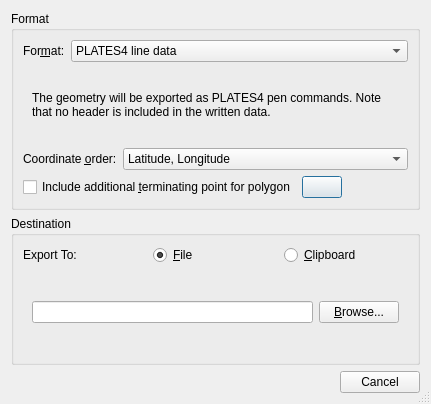
<ui version="4.0" >
 <class>ExportCoordinatesDialog</class>
 <widget class="QDialog" name="ExportCoordinatesDialog" >
  <property name="windowModality" >
   <enum>Qt::WindowModal</enum>
  </property>
  <property name="geometry" >
   <rect>
    <x>0</x>
    <y>0</y>
    <width>431</width>
    <height>404</height>
   </rect>
  </property>
  <property name="windowTitle" >
   <string>Export Coordinates</string>
  </property>
  <property name="windowIcon" >
   <iconset resource="../qt-resources/qt_widgets.qrc" >
    <normaloff>:/gplates_logo_16.png</normaloff>:/gplates_logo_16.png</iconset>
  </property>
  <property name="sizeGripEnabled" >
   <bool>true</bool>
  </property>
  <property name="modal" >
   <bool>true</bool>
  </property>
  <layout class="QVBoxLayout" >
   <item>
    <widget class="QGroupBox" name="groupbox_format" >
     <property name="title" >
      <string>Format</string>
     </property>
     <layout class="QVBoxLayout" >
      <item>
       <layout class="QHBoxLayout" >
        <item>
         <widget class="QLabel" name="label_format" >
          <property name="text" >
           <string>For&amp;mat:</string>
          </property>
          <property name="buddy" >
           <cstring>combobox_format</cstring>
          </property>
         </widget>
        </item>
        <item>
         <widget class="QComboBox" name="combobox_format" >
          <property name="sizePolicy" >
           <sizepolicy vsizetype="Fixed" hsizetype="Expanding" >
            <horstretch>0</horstretch>
            <verstretch>0</verstretch>
           </sizepolicy>
          </property>
          <item>
           <property name="text" >
            <string>PLATES4 line data</string>
           </property>
          </item>
          <item>
           <property name="text" >
            <string>Generic Mapping Tools (GMT)</string>
           </property>
          </item>
          <item>
           <property name="text" >
            <string>ESRI Shapefile</string>
           </property>
          </item>
          <item>
           <property name="text" >
            <string>Well-Known Text (WKT)</string>
           </property>
          </item>
          <item>
           <property name="text" >
            <string>Comma Separated Value (CSV)</string>
           </property>
          </item>
         </widget>
        </item>
       </layout>
      </item>
      <item>
       <widget class="QStackedWidget" name="stack_format_options" >
        <property name="currentIndex" >
         <number>0</number>
        </property>
        <widget class="QWidget" name="page_format_plates4" >
         <property name="geometry" >
          <rect>
           <x>0</x>
           <y>0</y>
           <width>391</width>
           <height>84</height>
          </rect>
         </property>
         <layout class="QVBoxLayout" >
          <item>
           <widget class="QLabel" name="label_info_plates4" >
            <property name="text" >
             <string>The geometry will be exported as PLATES4 pen commands. Note that no header is included in the written data.</string>
            </property>
            <property name="wordWrap" >
             <bool>true</bool>
            </property>
           </widget>
          </item>
         </layout>
        </widget>
        <widget class="QWidget" name="page_format_gmt" >
         <property name="geometry" >
          <rect>
           <x>0</x>
           <y>0</y>
           <width>391</width>
           <height>84</height>
          </rect>
         </property>
         <layout class="QVBoxLayout" >
          <item>
           <widget class="QLabel" name="label_info_gmt" >
            <property name="text" >
             <string>The geometry will be exported in a format suitable for use in GMT scripts.</string>
            </property>
            <property name="wordWrap" >
             <bool>true</bool>
            </property>
           </widget>
          </item>
         </layout>
        </widget>
        <widget class="QWidget" name="page_format_shapefile" >
         <property name="geometry" >
          <rect>
           <x>0</x>
           <y>0</y>
           <width>391</width>
           <height>84</height>
          </rect>
         </property>
         <layout class="QGridLayout" >
          <item row="0" column="0" >
           <widget class="QLabel" name="label_info_shapefile" >
            <property name="text" >
             <string>The geometry will be exported in ESRI Shapefile format. Only default attributes will be created.</string>
            </property>
            <property name="wordWrap" >
             <bool>true</bool>
            </property>
           </widget>
          </item>
         </layout>
        </widget>
        <widget class="QWidget" name="page_format_wkt" >
         <property name="geometry" >
          <rect>
           <x>0</x>
           <y>0</y>
           <width>391</width>
           <height>84</height>
          </rect>
         </property>
         <layout class="QVBoxLayout" >
          <item>
           <widget class="QLabel" name="label_info_wkt" >
            <property name="text" >
             <string>The geometry will be exported using the "Well Known Text" format.</string>
            </property>
            <property name="wordWrap" >
             <bool>true</bool>
            </property>
           </widget>
          </item>
         </layout>
        </widget>
        <widget class="QWidget" name="page_format_csv" >
         <property name="geometry" >
          <rect>
           <x>0</x>
           <y>0</y>
           <width>100</width>
           <height>30</height>
          </rect>
         </property>
         <layout class="QVBoxLayout" >
          <item>
           <widget class="QLabel" name="label_info_csv" >
            <property name="text" >
             <string>The geometry will be exported as CSV data with the following parameters:</string>
            </property>
            <property name="wordWrap" >
             <bool>true</bool>
            </property>
           </widget>
          </item>
          <item>
           <layout class="QHBoxLayout" >
            <item>
             <widget class="QLabel" name="label_csv_delimiter" >
              <property name="text" >
               <string>&amp;Delimiter:</string>
              </property>
              <property name="buddy" >
               <cstring>combobox_csv_delimiter</cstring>
              </property>
             </widget>
            </item>
            <item>
             <widget class="QComboBox" name="combobox_csv_delimiter" >
              <item>
               <property name="text" >
                <string>Comma</string>
               </property>
              </item>
              <item>
               <property name="text" >
                <string>Semicolon</string>
               </property>
              </item>
              <item>
               <property name="text" >
                <string>Tab</string>
               </property>
              </item>
              <item>
               <property name="text" >
                <string>Space</string>
               </property>
              </item>
             </widget>
            </item>
           </layout>
          </item>
         </layout>
        </widget>
       </widget>
      </item>
      <item>
       <layout class="QHBoxLayout" >
        <item>
         <widget class="QLabel" name="label_coordinate_order" >
          <property name="text" >
           <string>Coordinate &amp;order:</string>
          </property>
          <property name="buddy" >
           <cstring>combobox_coordinate_order</cstring>
          </property>
         </widget>
        </item>
        <item>
         <widget class="QComboBox" name="combobox_coordinate_order" >
          <property name="sizePolicy" >
           <sizepolicy vsizetype="Fixed" hsizetype="Expanding" >
            <horstretch>0</horstretch>
            <verstretch>0</verstretch>
           </sizepolicy>
          </property>
          <item>
           <property name="text" >
            <string>Latitude, Longitude</string>
           </property>
          </item>
          <item>
           <property name="text" >
            <string>Longitude, Latitude</string>
           </property>
          </item>
         </widget>
        </item>
       </layout>
      </item>
      <item>
       <layout class="QHBoxLayout" >
        <item>
         <widget class="QCheckBox" name="checkbox_polygon_terminating_point" >
          <property name="toolTip" >
           <string/>
          </property>
          <property name="text" >
           <string>Include additional &amp;terminating point for polygon</string>
          </property>
         </widget>
        </item>
        <item>
         <widget class="QPushButton" name="button_explain_terminating_point" >
          <property name="toolTip" >
           <string>What does this mean?</string>
          </property>
          <property name="text" >
           <string/>
          </property>
          <property name="icon" >
           <iconset resource="../qt-resources/qt_widgets.qrc" >
            <normaloff>:/human_help_browser_16.png</normaloff>:/human_help_browser_16.png</iconset>
          </property>
         </widget>
        </item>
        <item>
         <spacer>
          <property name="orientation" >
           <enum>Qt::Horizontal</enum>
          </property>
          <property name="sizeHint" stdset="0" >
           <size>
            <width>40</width>
            <height>20</height>
           </size>
          </property>
         </spacer>
        </item>
       </layout>
      </item>
     </layout>
    </widget>
   </item>
   <item>
    <widget class="QGroupBox" name="groupbox_destination" >
     <property name="title" >
      <string>Destination</string>
     </property>
     <layout class="QVBoxLayout" >
      <item>
       <layout class="QHBoxLayout" >
        <item>
         <widget class="QLabel" name="label_export_to" >
          <property name="text" >
           <string>Export To:</string>
          </property>
          <property name="buddy" >
           <cstring>radiobutton_to_file</cstring>
          </property>
         </widget>
        </item>
        <item>
         <widget class="QRadioButton" name="radiobutton_to_file" >
          <property name="text" >
           <string>&amp;File</string>
          </property>
          <property name="checked" >
           <bool>true</bool>
          </property>
         </widget>
        </item>
        <item>
         <widget class="QRadioButton" name="radiobutton_to_clipboard" >
          <property name="enabled" >
           <bool>true</bool>
          </property>
          <property name="text" >
           <string>&amp;Clipboard</string>
          </property>
          <property name="checked" >
           <bool>false</bool>
          </property>
         </widget>
        </item>
       </layout>
      </item>
      <item>
       <widget class="QStackedWidget" name="stack_destination" >
        <property name="sizePolicy" >
         <sizepolicy vsizetype="Preferred" hsizetype="Preferred" >
          <horstretch>0</horstretch>
          <verstretch>0</verstretch>
         </sizepolicy>
        </property>
        <widget class="QWidget" name="page_export_select_file" >
         <property name="geometry" >
          <rect>
           <x>0</x>
           <y>0</y>
           <width>391</width>
           <height>48</height>
          </rect>
         </property>
         <layout class="QHBoxLayout" >
          <item>
           <widget class="QLineEdit" name="lineedit_filename" />
          </item>
          <item>
           <widget class="QPushButton" name="button_select_file" >
            <property name="text" >
             <string>&amp;Browse...</string>
            </property>
           </widget>
          </item>
         </layout>
        </widget>
        <widget class="QWidget" name="page_export_clipboard" >
         <property name="geometry" >
          <rect>
           <x>0</x>
           <y>0</y>
           <width>100</width>
           <height>30</height>
          </rect>
         </property>
        </widget>
       </widget>
      </item>
     </layout>
    </widget>
   </item>
   <item>
    <widget class="QDialogButtonBox" name="buttonbox_export" >
     <property name="standardButtons" >
      <set>QDialogButtonBox::Cancel</set>
     </property>
    </widget>
   </item>
  </layout>
 </widget>
 <resources>
  <include location="../qt-resources/qt_widgets.qrc" />
 </resources>
 <connections>
  <connection>
   <sender>combobox_format</sender>
   <signal>currentIndexChanged(int)</signal>
   <receiver>stack_format_options</receiver>
   <slot>setCurrentIndex(int)</slot>
   <hints>
    <hint type="sourcelabel" >
     <x>236</x>
     <y>57</y>
    </hint>
    <hint type="destinationlabel" >
     <x>187</x>
     <y>106</y>
    </hint>
   </hints>
  </connection>
  <connection>
   <sender>buttonbox_export</sender>
   <signal>rejected()</signal>
   <receiver>ExportCoordinatesDialog</receiver>
   <slot>reject()</slot>
   <hints>
    <hint type="sourcelabel" >
     <x>392</x>
     <y>336</y>
    </hint>
    <hint type="destinationlabel" >
     <x>396</x>
     <y>357</y>
    </hint>
   </hints>
  </connection>
 </connections>
</ui>
